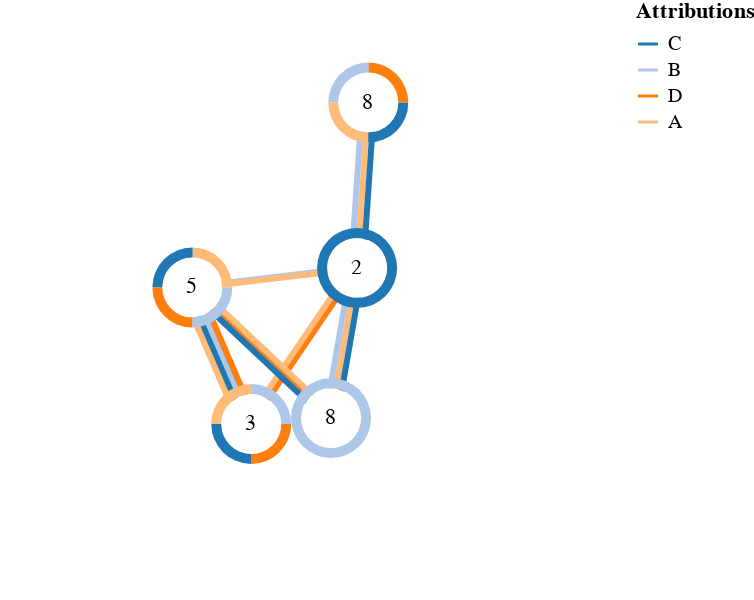

The notebook cell this image was saved under:
### Code cell
import random
def rand_attributions():
    possible = "ABCD"
    return random.sample(possible, random.randint(1, len(possible)))

def rand_label():
    possible = "TUVWXYZ"
    return random.randint(1, 10)
    return random.sample(possible, 1)[0]

node_properties = {n: {"attribution": rand_attributions(), 
                       "label": rand_label()}
                    for n in g.nodes()}

edge_attributions = {e: {"attribution": rand_attributions()} for e in g.edges()}

nx.set_node_attributes(g, node_properties)
nx.set_edge_attributes(g, edge_attributions)

schema = plots.attributed_graph(g)
plots.save_schema(schema, "_schema.json")
plots.ipy_display(schema)

### Figure 1 — Vega specification as saved in the notebook (floating-point values rounded to 4 significant figures)
{"$schema": "https://vega.github.io/schema/vega/v5.json", "data": [{"name": "node-data", "values": [{"attribution": ["C"], "id": 0, "label": 2}, {"attribution": ["B", "D", "C", "A"], "id": 1, "label": 3}, {"attribution": ["D", "C", "A", "B"], "id": 2, "label": 8}, {"attribution": ["B"], "id": 3, "label": 8}, {"attribution": ["A", "B", "D", "C"], "id": 4, "label": 5}]}, {"name": "link-data", "values": [{"attribution": ["D", "A"], "source": 0, "target": 1}, {"attribution": ["A", "B", "C"], "source": 0, "target": 2}, {"attribution": ["A", "B", "C"], "source": 0, "target": 3}, {"attribution": ["D", "B", "A"], "source": 0, "target": 4}, {"attribution": ["B", "C", "D", "A"], "source": 1, "target": 4}, {"attribution": ["D", "C", "A"], "source": 3, "target": 4}]}, {"name": "node-attributions", "source": "node-data", "transform": [{"fields": ["attribution"], "type": "flatten"}, {"as": "weight", "expr": "1", "type": "formula"}]}], "description": "A node-link diagram with force-directed layout, depicting character co-occurrence in the novel Les Misérables.", "height": 300, "legends": [{"stroke": "color", "symbolType": "stroke", "title": "Attributions"}], "marks": [{"encode": {"enter": {"fill": {"value": "white"}, "size": {"signal": "2 * (innerRadius+bandWidth+1) * (innerRadius+bandWidth+1)"}}, "update": {"cursor": {"value": "pointer"}}}, "from": {"data": "node-data"}, "name": "nodes", "on": [{"modify": "node", "trigger": "fix", "values": "fix === true ? {fx: node.x, fy: node.y} : {fx: fix[0], fy: fix[1]}"}, {"modify": "node", "trigger": "!fix", "values": "{fx: null, fy: null}"}], "transform": [{"forces": [{"force": "center", "x": {"signal": "cx"}, "y": {"signal": "cy"}}, {"force": "collide", "radius": {"signal": "innerRadius+bandWidth"}}, {"force": "nbody", "strength": {"signal": "nodeCharge"}}, {"distance": {"signal": "linkDistance"}, "force": "link", "links": "link-data"}], "iterations": 300, "restart": {"signal": "restart"}, "signal": "force", "static": {"signal": "static"}, "type": "force"}], "type": "symbol", "zindex": 1}, {"data": [{"name": "linky-data", "source": "link-facets", "transform": [{"fields": ["attribution"], "index": "_idx", "type": "flatten"}, {"as": "weight", "expr": "1", "type": "formula"}, {"as": "slot", "expr": "if(datum._idx%2==0, datum._idx/2, -(datum._idx+1)/2)", "type": "formula"}, {"as": "x", "expr": "datum.source.x+(datum.slot*3)", "type": "formula"}, {"as": "y", "expr": "datum.source.y", "type": "formula"}, {"as": "x2", "expr": "datum.target.x+(datum.slot*3)", "type": "formula"}, {"as": "y2", "expr": "datum.target.y", "type": "formula"}]}], "from": {"facet": {"data": "link-data", "groupby": "id", "name": "link-facets"}}, "marks": [{"encode": {"enter": {"stroke": {"field": "attribution", "scale": "color"}, "strokeWidth": {"value": 3}}, "update": {"x": {"field": "x"}, "x2": {"field": "x2"}, "y": {"field": "y"}, "y2": {"field": "y2"}}}, "from": {"data": "linky-data"}, "name": "lines", "type": "rule"}], "name": "links", "type": "group", "zindex": 0}, {"data": [{"name": "attribution-arcs", "source": "node-facets", "transform": [{"endAngle": 6.29, "field": "weight", "sort": true, "startAngle": 0, "type": "pie"}, {"fields": ["id"], "from": "nodes", "key": "datum.id", "type": "lookup", "values": ["x", "y"]}]}], "from": {"facet": {"data": "node-attributions", "groupby": "id", "name": "node-facets"}}, "marks": [{"encode": {"enter": {"endAngle": {"field": "endAngle"}, "fill": {"field": "attribution", "scale": "color"}, "innerRadius": {"signal": "innerRadius"}, "outerRadius": {"signal": "innerRadius+bandWidth"}, "startAngle": {"field": "startAngle"}}, "update": {"x": {"field": "x"}, "y": {"field": "y"}}}, "from": {"data": "attribution-arcs"}, "type": "arc"}], "name": "nodeHalos", "type": "group"}, {"encode": {"enter": {"align": {"value": "center"}, "baseline": {"value": "middle"}, "fill": {"value": "black"}, "text": {"field": "datum.label"}}, "update": {"x": {"field": "x"}, "y": {"field": "y"}}}, "from": {"data": "nodes"}, "interactive": false, "name": "labels", "type": "text", "zindex": 2}], "padding": 0, "scales": [{"domain": {"fields": [{"data": "node-attributions", "field": "attribution"}]}, "name": "color", "range": {"scheme": "category20"}, "type": "ordinal"}], "signals": [{"name": "cx", "update": "width / 2"}, {"name": "cy", "update": "height / 2"}, {"name": "innerRadius", "value": 15}, {"name": "bandWidth", "value": 5}, {"name": "nodeCharge", "value": -80}, {"name": "linkDistance", "value": 80}, {"bind": {"input": "checkbox"}, "name": "static", "value": true}, {"description": "State variable for active node fix status.", "name": "fix", "on": [{"events": "symbol:mouseout[!event.buttons], window:mouseup", "update": "false"}, {"events": "symbol:mouseover", "update": "fix || true"}, {"events": "[symbol:mousedown, window:mouseup] > window:mousemove!", "force": true, "update": "xy()"}], "value": false}, {"description": "Graph node most recently interacted with.", "name": "node", "on": [{"events": "symbol:mouseover", "update": "fix === true ? item() : node"}], "value": null}, {"description": "Flag to restart Force simulation upon data changes.", "name": "restart", "on": [{"events": {"signal": "fix"}, "update": "fix && fix.length"}], "value": false}], "width": 300}
